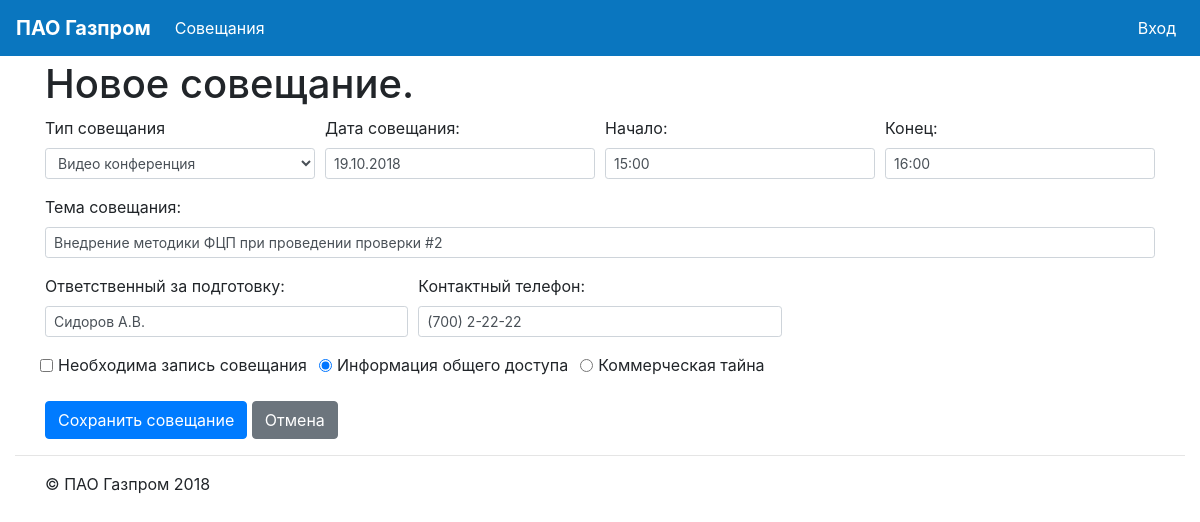
Page /meet/copy/3/ on the earlier database version.
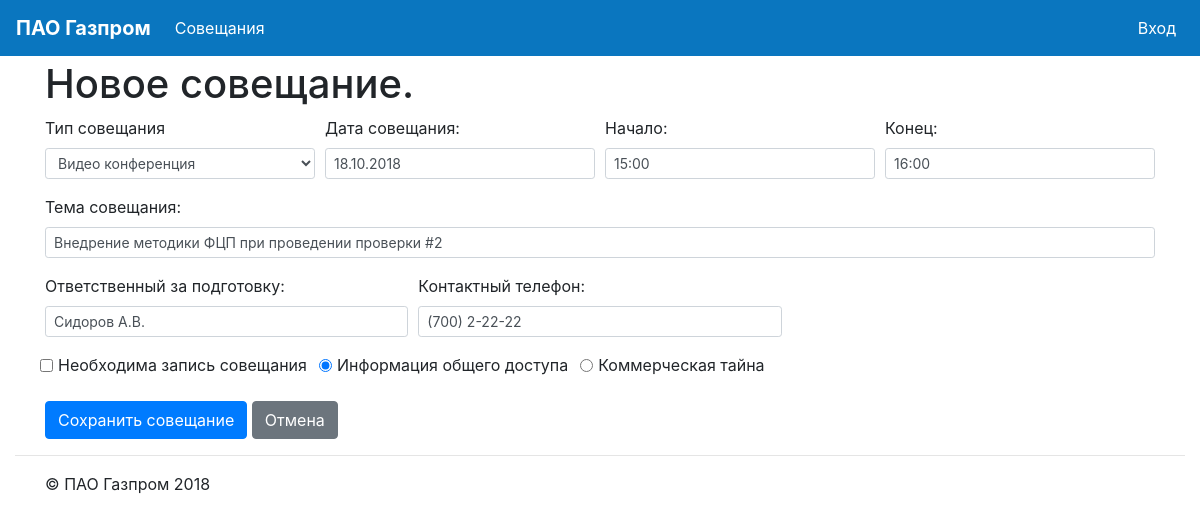
Same page on the later database version.
### meetings/models.py (models this page shows, shortened)
class Meeting(models.Model):
    meet_type = models.CharField(max_length=1, choices=MEETING_TYPE_CHOICES, default=mInternal)
    meet_subj = models.CharField(max_length=128, db_index=True)
    meet_date = models.DateField(null=False, default=timezone.now)
    meet_start = models.CharField(max_length=5,null=True)
    meet_end = models.CharField(max_length=5,null=True)
    meet_acc = models.CharField(max_length=64, db_index=True, blank=True)
    meet_tel = models.CharField(max_length=20, blank=True)
    meet_save = models.BooleanField(default=False)
    meet_confident = models.BooleanField(default=False)
    studios = models.ManyToManyField('Studio', through='StudioList')
    class Meta:
        verbose_name = 'Совещание'
        verbose_name_plural = 'Совещания'

### meetings/views.py (the view)
# urls.py: path('copy/<str:meet_id>/', views.meet_copy, name='copy'),
def meet_copy(request, meet_id=None):
    args = {}
    omt =  None
    if meet_id:
        try:
            omt = Meeting.objects.get(id=int(meet_id))
        except Meeting.DoesNotExist:
            omt = None
    args['meet']=omt
    args['meet_id'] = None
    args['meeting_type_choices'] = MEETING_TYPE_CHOICES
    return render(request,'mt_meetform.html', args)

### meetings/views.py (called while the page is built)
def mb_processor(request):
    args={}
    args['mb_auth']=settings.MB_AUTH
    return args

### meetings/templates/mt_meetform.html (shortened to what this page needs)
{% extends "mb_main.html" %}
{% load staticfiles %}
{% load i18n %}
{% block content %}
<div class="container">
<h1 class="display-5">{% if meet_id %}Изменить{% else %}Новое{% endif %} совещание.</h1>
<form action="{% url 'meetings:update' meet_id %}" method="post">
    <div class="form-row">
      <div class="form-group col-md-3">
        <label for="meetType">Тип совещания</label>
        <select class="form-control form-control-sm" id="meetType" name ="meetType" aria-describedby="meet_type_Help">
            {% for mtc in meeting_type_choices %}
                <option value="{{ mtc.0 }}" {% if mtc.0 == meet.meet_type %}selected{% endif %}>{{ mtc.1 }}</option>
            {% endfor %}
        </select>
      </div>
      <div class="form-group col-md-3">
            <label for="meetDate">Дата совещания:</label>
            <input type="text" class="form-control form-control-sm" id="meetDate" name="meetDate" data-date-format="dd.mm.yyyy" data-provide="datepicker" value="{{ meet.meet_date | date:"d.m.Y" }}" required>
      </div>
      <div class="form-group col-md-3">
        <label for="meetStart">Начало:</label>
        <input type="text" class="form-control form-control-sm" id="meetStart" name="meetStart" value="{{ meet.meet_start }}">
      </div>
      <div class="form-group col-md-3">
        <label for="meetEnd">Конец:</label>
        <input type="text" class="form-control form-control-sm" id="meetEnd" name="meetEnd" value="{{ meet.meet_end }}">
      </div>
    </div>
    <div class="form-row">
      <div class="form-group col-md-12">
        <label for="meetSubj">Тема совещания:</label>
        <input type="text" class="form-control form-control-sm" id="meetSubj" name="meetSubj" placeholder="Введите тему планируемого совещания" value="{{ meet.meet_subj }}" required>
      </div>
    </div>
    <div class="form-row">
      <div class="form-group col-md-4">
        <label for="meetAcc">Ответственный за подготовку:</label>
        <input type="text" class="typeahead form-control form-control-sm" id="meetAcc" name="meetAcc" data-provide="typeahead" data-items="8" placeholder="Сидоров А.В." value="{{ meet.meet_acc }}">
      </div>
      <div class="form-group col-md-4">
        <label for="meetTel">Контактный телефон:</label>
        <input type="text" class="form-control form-control-sm" id="meetTel" name="meetTel" placeholder="(700) 2-22-22" value="{{ meet.meet_tel }}">
      </div>
      <div class="form-group col-md-4"></div>
    </div>
    <div class="form-row">
        <div class="form-check form-check-inline">
          <input class="form-check-input" type="checkbox" id="meetSave" name="meetSave" value="1" {% if meet.meet_save %}checked{% endif %}>
          <label class="form-check-label" for="meetSave">Необходима запись совещания</label>
        </div>
       <div class="form-check form-check-inline">
          <input class="form-check-input" type="radio" name="meetConfident" id="meetConfident1" value="0" {% if not meet.meet_confident %}checked{% endif %}>
          <label class="form-check-label" for="meetConfident1">Информация общего доступа</label>
        </div>
        <div class="form-check form-check-inline">
          <input class="form-check-input" type="radio" name="meetConfident" id="meetConfident2" value="1" {% if meet.meet_confident %}checked{% endif %}>
          <label class="form-check-label" for="meetConfident2">Коммерческая тайна</label>
        </div>
    </div>
    <br>
    <button type="submit" class="btn btn-primary"> {% if meet %}Сохранить{% else %}Создать{% endif %} совещание </button>
    <a role="button" class="btn btn-secondary" href="{% url 'meetings:table' %}" > Отмена </a>
</form>
</div>
{% endblock %}

### templates/mb_main.html (shortened to what this page needs)
{% load staticfiles %}
{% load cache %}
<!DOCTYPE html>
<html>
<head>
    <link rel="stylesheet" type="text/css" href="{% static "css/bootstrap.min.css" %}">
    <link rel="stylesheet" type="text/css" href="{% static "css/bootstrap-datepicker.min.css" %}">
    <link rel="stylesheet" type="text/css" href="{% static "css/bootstrap-timepicker.min.css" %}">
    <link rel="stylesheet" type="text/css"  href="{% static "css/jquery.dataTables.min.css" %}">
    <link rel="stylesheet" href="{% static "fonts/css/all.css" %}">
    <link rel="stylesheet" type="text/css"  href="{% static "appendGrid/jquery-ui.structure.min.css" %}">
    <link rel="stylesheet" type="text/css"  href="{% static "appendGrid/jquery-ui.theme.min.css" %}">
    <link rel="stylesheet" type="text/css"  href="{% static "appendGrid/jquery.appendGrid-1.7.1.min.css" %}">
</head>
<body style="padding-top:60px;">
    <div class="container-fluid">
    <div class="row">
    <div class="col-sm-12">
    <nav class="navbar navbar-expand-md navbar-dark fixed-top" style="background-color: #0a76bf;">
      <a class="navbar-brand" href="{% url 'home' %}"><b>ПАО Газпром</b></a>
      <div class="collapse navbar-collapse" id="navbarLeft">
        <ul class="navbar-nav mr-auto">
          <li class="nav-item active">
            <a class="nav-link" href="{% url 'meetings:table' %}">Совещания <span class="sr-only">(current)</span></a>
          </li>
        </ul>
        <ul class="navbar-nav mr-left">
          {% if mb_auth %}
              <li class="nav-item active">
            {% if user.is_authenticated %}
                <a class="nav-link" href="{% url "logout" %}"><i class="fa fa-torsos"></i>Выход ({{ user.username }})</a>
            {% else %}
                <a class="nav-link" href="{% url "login" %}">Вход</a>
            {% endif %}
              </li>
          {% endif %}
         </ul>
      </div>
    </nav>
    {% block content %}{% endblock %}
    <hr class="my-3">
    <footer class="container">
      <p>&copy; ПАО Газпром 2018</p>
    </footer>
    </div>
</body>
</html>

Differences in the rows shown:
changed Meeting "Видео конференция": meetDate "19.10.2018" → "18.10.2018"
